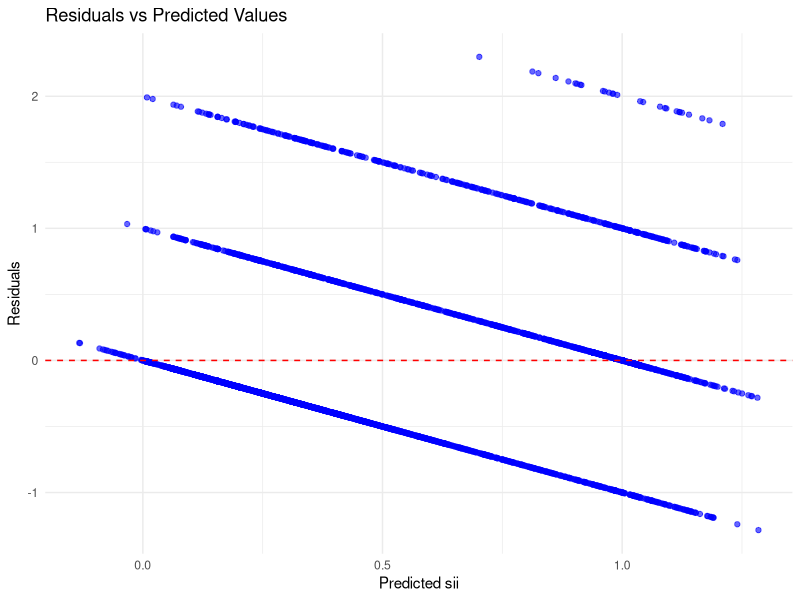

Here is the R script that generated this plot:
#ChatGPT helped building this - Jaden
#Used it for error checking and creating the ggplot for residuals
#Chose only top 7 features to prevent overfitting

install.packages("Metrics")
library(Metrics)
library(ggplot2)

data_no_na <- read.csv("Data_set.csv")#Reading in the data set

top_7_features <- c("Physical.Height", "Basic_Demos.Age", "BIA.BIA_FFM","BIA.BIA_BMR", "BIA.BIA_ICW", "BIA.BIA_LST", "BIA.BIA_LDM") # 7 highest correlating features that are not PCIAT

x_7 <- data_no_na[, top_7_features]
y_7 <- data_no_na$sii

formula <- as.formula(paste("y_7 ~", paste("poly(", colnames(x_7), ", 2)", collapse = " + "))) # Create the polynomial regression formula

model <- lm(formula, data = data_no_na) #polynomial regression model

summary(model) # show summary of model

y_pred <- predict(model, newdata = data_no_na)# Predict using the fitted model

mse <- mse(y_7, y_pred)      # Mean squared error
r2 <- cor(y_7, y_pred)^2    # R^2 Score
mse
r2
#show mse and R^2 score

data_no_na$residuals <- residuals(model) #get residuals of model

# Plot Residuals vs Predicted Values
ggplot(data_no_na, aes(x = y_pred, y = residuals)) +
  geom_point(alpha = 0.6, color = "blue") +
  geom_hline(yintercept = 0, linetype = "dashed", color = "red") +
  labs(
    title = "Residuals vs Predicted Values",
    x = "Predicted sii",
    y = "Residuals"
  ) +
  theme_minimal()
